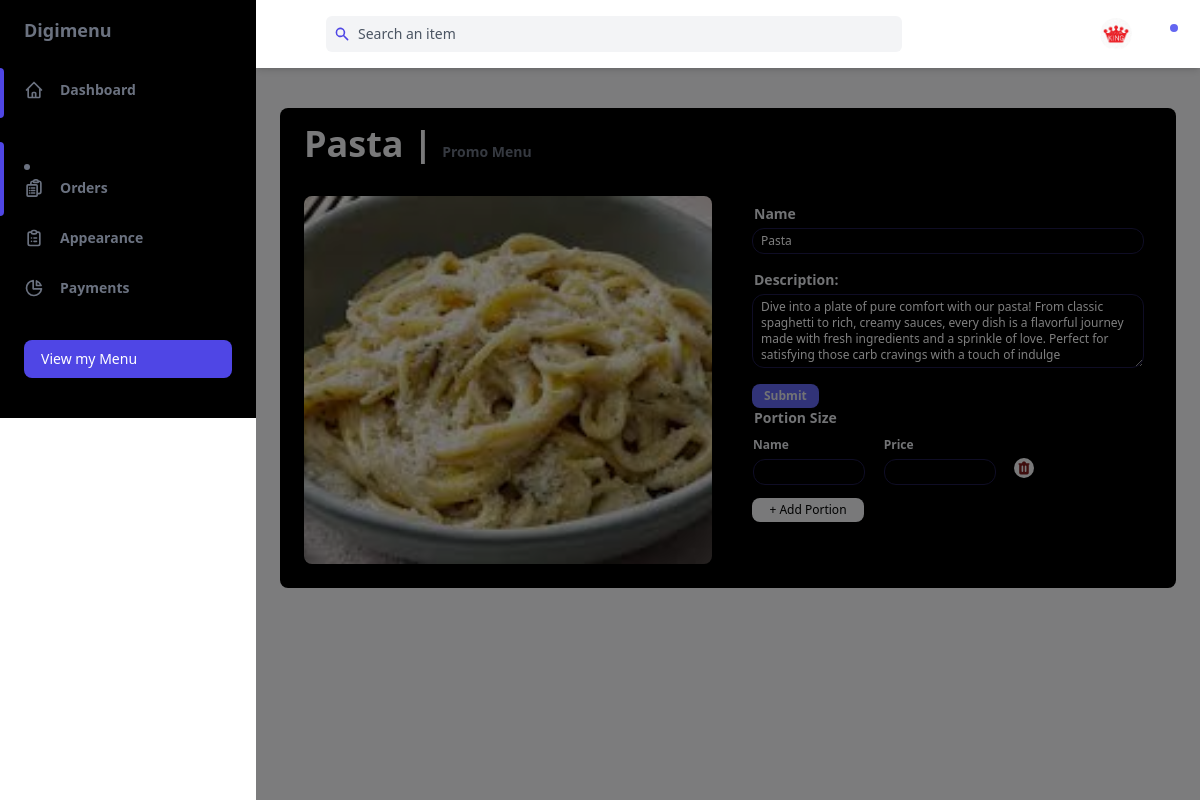
/dashboard/product/5/ (signed in), run on the app's committed database.
### main/models.py (models this page shows, shortened)
class Profile(models.Model):
	user = models.OneToOneField(User, on_delete=models.CASCADE)
	phone = models.CharField(max_length=20, blank=True)
	address1 = models.CharField(max_length=200, blank=True)
	resturant_name = models.CharField(max_length=200, blank=True)
	resturant_slogan = models.CharField(max_length=200, blank=True)
	image = models.ImageField(upload_to='uploads/product/',blank=True, null=True )
	description = models.CharField(max_length=400, default='0', blank=True, null=True)
	city = models.CharField(max_length=200, blank=True)
	zipcode = models.CharField(max_length=200, blank=True)
	country = models.CharField(max_length=200, blank=True)

class Product(models.Model):
    name = models.CharField(max_length=100)
    menu = models.ForeignKey(Menu, on_delete=models.CASCADE, default=1)
    description = models.CharField(max_length=250, default='0', blank=True, null=True)
    image = models.ImageField(upload_to='uploads/product/', blank=True, null=True)

class Menu(models.Model):
	user = models.ForeignKey(User, on_delete=models.CASCADE)
	name = models.CharField(max_length=50)
	def __str__(self):
		profile = Profile.objects.get(user=self.user)
		restaurant_name = profile.resturant_name.capitalize()
		menu_name = self.name.capitalize()
		return f"{menu_name}"

### dashboard/views.py (the view)
# urls.py: path('product/<int:product_id>/', views.product_info, name='product_info'),
@login_required
def product_info(request, product_id):
    profile = get_object_or_404(Profile, user=request.user)
    product = get_object_or_404(Product, id=product_id)
    if request.method == 'POST':
        form = ProductForm(request.POST, instance=product)
        if form.is_valid():
            form.save()
            messages.success(request, "Your product was updated successfully.")
            return redirect('dashboard')
        else:
            messages.error(request, "Please correct the errors below.")
    else:
        form = ProductForm(instance=product)
    context = {
        'profile': profile,
        'name': product.name,
        'description': product.description,
        'menu': product.menu,
        'price': '500',
        'image': product.image
    }
    return render(request, 'product_info.html', context)

### cart/cart.py (called while the page is built)
    def cart_total(self, app_id):
        self.session_key = f'app_{app_id}_cart'
        self.cart = self.session.get(self.session_key, {})
        portion_ids = self.cart.keys()
        portions = Portion.objects.filter(id__in=portion_ids)
        quantities = self.cart
        total = 0
        for key, value in quantities.items():
            key = int(key)
            for portion in portions:
                if portion.id == key:
                    total = total + (portion.price * value)
        return total

    def __len__(self):
        return len(self.cart)

    def get_prods(self):
        portion_ids = self.cart.keys()
        portions = Portion.objects.filter(id__in=portion_ids)
        return portions

    def get_quants(self):
        return self.cart

### cart/context_processors.py (called while the page is built)
def cart_items(request):
    app_id = request.resolver_match.kwargs.get('resturant_id')
    cart = Cart(request, app_id)
    return {
        'cart_products': cart.get_prods(),
        'quantities': cart.get_quants(),
        'total_items': cart.__len__(),
        'totals': cart.cart_total(app_id),
    }

### main/context_processors.py (called while the page is built, shortened)
def resturant(request):
    resturant_id = request.resolver_match.kwargs.get('resturant_id', None)
    return {}

### dashboard/templates/product_info.html (shortened to what this page needs)
{% load static %}
<!DOCTYPE html>
<html :class="{ 'theme-dark': dark }" x-data="data()" lang="en">
  <head>
    <script src="https://cdn.tailwindcss.com"></script>
  </head>
  <body>
    <div
      class="flex h-screen bg-gray-50 dark:bg-zinc-950"
      :class="{ 'overflow-hidden': isSideMenuOpen }"
    >
      {% include 'dsidebar.html' %}
      {% include 'dmsidebar.html' %}
      <div class="flex flex-col flex-1 w-full">
        {% include 'dheader.html' %}
        <main class="h-full overflow-y-auto items-center">
          <div class="p-4 mx-auto grid items-center mt-4 mr-4">
            <div class="w-full overflow-hidden rounded-lg bg-black p-4 m-2 shadow-xs">
              <div class="w-full overflow-x-auto">
                <h3 class="text-gray-100 font-bold text-4xl px-2">{{ name }} | <span class="text-gray-500 text-sm "> {{ menu }} Menu </span></h3>
              </div>
              <div class="pt-6 grid grid-cols-1 md:grid-cols-2 gap-4">
                <div class="w-ful h-96 p-2 overflow-hidden ">
                  <img src="{{ image.url}}" class="w-full h-full object-cover rounded-lg">
                </div>
                <div class=" px-4">
                  <form class="space-y-4" method="post">
                    <div class="flex flex-col">
                      <label for="name" class="text-gray-200 text-sm ml-0.5 font-bold">Name</label>
                      <input type="text" id="name" name="name" class="mt-1 p-2 border px-2 py-1 border-indigo-950 rounded-xl bg-black text-white text-xs" value="{{ name }}">
                    </div>
                    <div class="flex flex-col">
                      <label for="description" class="text-gray-200 text-sm ml-0.5 font-bold">Description: </label>
                      <textarea id="description" name="description" rows="4" class="mt-1 px-2 py-1 border border-indigo-950 rounded-xl bg-black text-white text-xs">{{ description }}</textarea>
                    </div>
                    <button type="submit" class="mt-3 bg-indigo-500 text-gray-200 font-bold text-xs rounded-lg px-3 py-1 mr-2">Submit</button>
                  </form>
                    <div class="flex flex-col ">
                      <label for="price" class="text-gray-200 text-sm ml-0.5 font-bold">Portion Size</label>
                      <table class="mt-2">
                        <thead>
                          <tr class="text-gray-200 text-xs font-bold">
                              <th class="text-left w-1/3">Name</th>
                              <th class="text-left w-1/3">Price</th>
                              <th class="text-right w-1/3"></th>
                          </tr>
                        </thead>
                        <tbody id="portionsTableBody">
                                <tr>
                                    <td><input type="text" name="" value="" class="mt-1 p-2 border px-2 py-1 border-indigo-950 rounded-xl bg-black text-white text-xs w-28" ></td>
                                    <td><input type="number" name="" value="" min="0" step="0.01" class="mt-1 p-2 border px-2 py-1 border-indigo-950 rounded-xl bg-black text-white text-xs w-28" ></td>
                                    <td><button
                                      class="p-0.5 text-right text-red-900 bg-gray-100 rounded-full deleteRowBtn"
                                    >
                                    </button></td>
                                </tr>
                        </tbody>
                      </table>
                    <button type="button" class="w-28 mt-3 bg-gray-100 text-gray-700font-bold text-xs rounded-lg px-3 py-1 mr-2" id="addPortionBtn">+ Add Portion</button>
                    </div>
                </div>
              </div>
            </div>
          </div>
        </main>
      </div>
    </div>
  </body>
</html>

### dashboard/templates/dheader.html (shortened to what this page needs)
<header class="z-10 py-4 bg-white shadow-md dark:bg-black ">
    <div
      class="container flex items-center justify-between h-full px-6 mx-auto text-indigo-600 dark:text-indigo-300"
    >
      <div class="flex justify-center flex-1 lg:mr-32">
        <div
          class="relative w-full max-w-xl mr-6 focus-within:text-indigo-500"
        >
          <div class="absolute inset-y-0 flex items-center pl-2">
            <svg
              class="w-4 h-4"
              aria-hidden="true"
              fill="currentColor"
              viewBox="0 0 20 20"
            >
              <path
                fill-rule="evenodd"
                d="M8 4a4 4 0 100 8 4 4 0 000-8zM2 8a6 6 0 1110.89 3.476l4.817 4.817a1 1 0 01-1.414 1.414l-4.816-4.816A6 6 0 012 8z"
                clip-rule="evenodd"
              ></path>
            </svg>
          </div>
          <input
            class="w-full pl-8 pr-2 py-2 text-sm text-gray-700 placeholder-gray-600 bg-gray-100 border-0 rounded-md dark:placeholder-gray-500 dark:focus:shadow-outline-gray dark:focus:placeholder-gray-600 dark:bg-zinc-900 dark:text-gray-200 focus:placeholder-gray-500 focus:bg-white focus:border-indigo-300 focus:outline-none focus:shadow-outline-indigo form-input"
            type="text"
            placeholder="Search an item"
            aria-label="Search"
          />
        </div>
      </div>
      <ul class="flex items-center flex-shrink-0 space-x-6">
        <li class="relative ">
            <button
              class="align-middle rounded-full focus:shadow-outline-indigo focus:outline-none"
              @click="toggleProfileMenu"
              @keydown.escape="closeProfileMenu"
              aria-label="Account"
              aria-haspopup="true"
            >
              <img
                class="object-cover w-8 h-8 rounded-full"
                src="{{profile.image.url}}"
                alt=""
                aria-hidden="true"
              />
            </button>
          </li>
        <li class="relative ">
          <button
            class="relative align-middle rounded-md focus:outline-none focus:shadow-outline-indigo"
            @click="toggleNotificationsMenu"
            @keydown.escape="closeNotificationsMenu"
            aria-label="Notifications"
            aria-haspopup="true"
          >
            <svg
              class="w-5 h-5"
              aria-hidden="true"
              fill="white"
              viewBox="0 0 20 20"
            >
              <path
                d="M10 2a6 6 0 00-6 6v3.586l-.707.707A1 1 0 004 14h12a1 1 0 00.707-1.707L16 11.586V8a6 6 0 00-6-6zM10 18a3 3 0 01-3-3h6a3 3 0 01-3 3z"
              ></path>
            </svg>
            <span
              aria-hidden="true"
              class="absolute top-0 right-0 inline-block w-3 h-3 transform translate-x-1 -translate-y-1 bg-indigo-500 border-2 border-white rounded-full dark:border-blabg-black"
            ></span>
          </button>
        </li>
      </ul>
    </div>
  </header>

### data on the page
Profile: image (picture)
Product: name "Pasta", description "Dive into a plate of pure comfort with our pasta! From classic spaghetti to rich, creamy sauces, every dish is a flavorful journey made with fresh ingredients and a sprinkle of love. Perfect for satisfying those carb cravings with a touch of indulge"
Menu: user+name "Promo"
